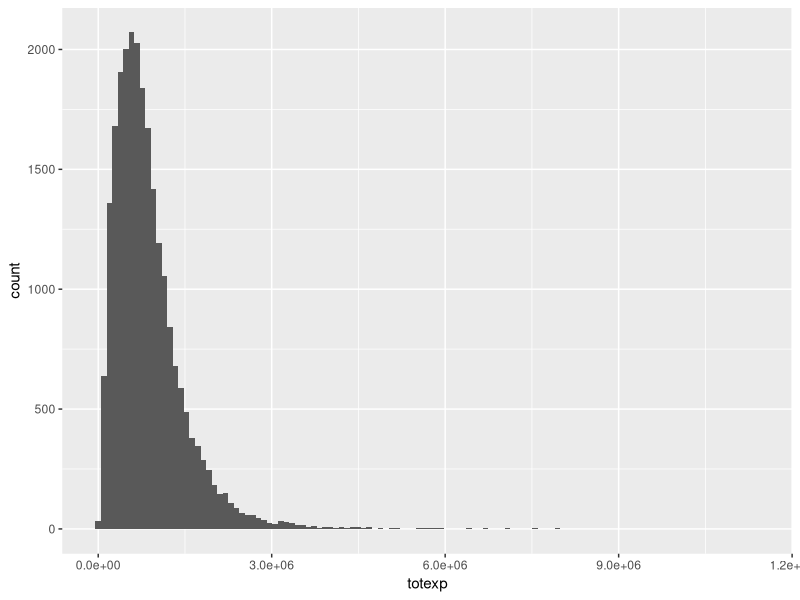
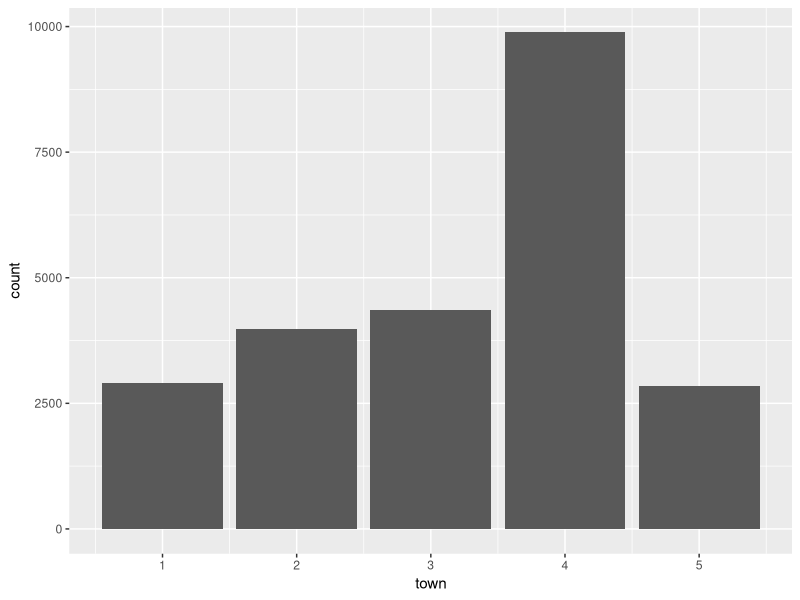
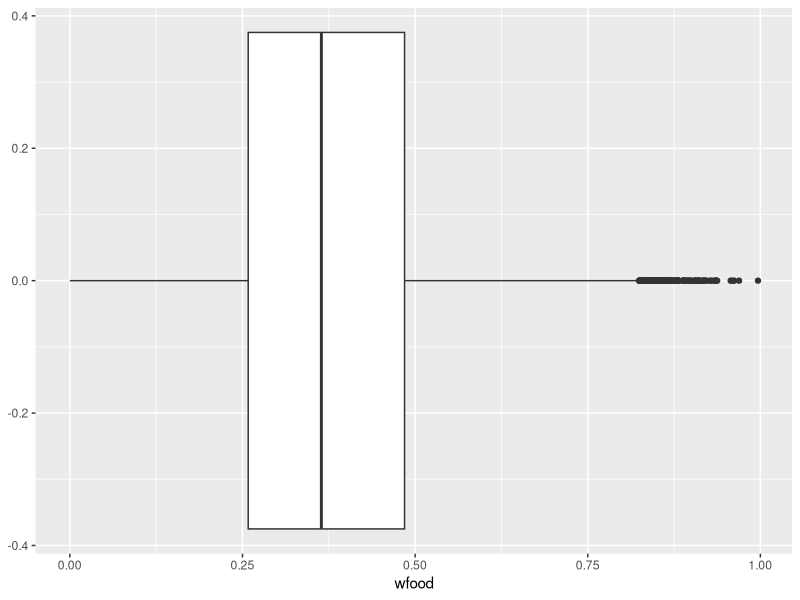

R code for these plots, in order:
# QUIZ 1
# using the dataset Budget Food, get the dataset
dfFood = read.csv("Data/BudgetFood.csv")

# gets the library used for graphing
library(ggplot2)

# creates a histogram of the total expenditures of these housholds
# bin number should be the closest integer to the square root of the size of the dataset
ggplot(dfFood, aes(x=totexp)) + geom_histogram(bins=120)

# creates a bar graph of the column 'town' to show which towns the sample households come from
ggplot(dfFood, aes(x=town)) + geom_bar()

# creates a box plot which represents the distribution of food expenditure
ggplot(dfFood, aes(x=wfood)) + geom_boxplot()

print(dfFood)

# box plot interpretation: the median percentage of total expenditure which the household has spent on food is around 0.31
# 50% of the households spend between ~0.26 and ~0.48
# there are some outliers who spend more than ~80% of their expenditure on food
